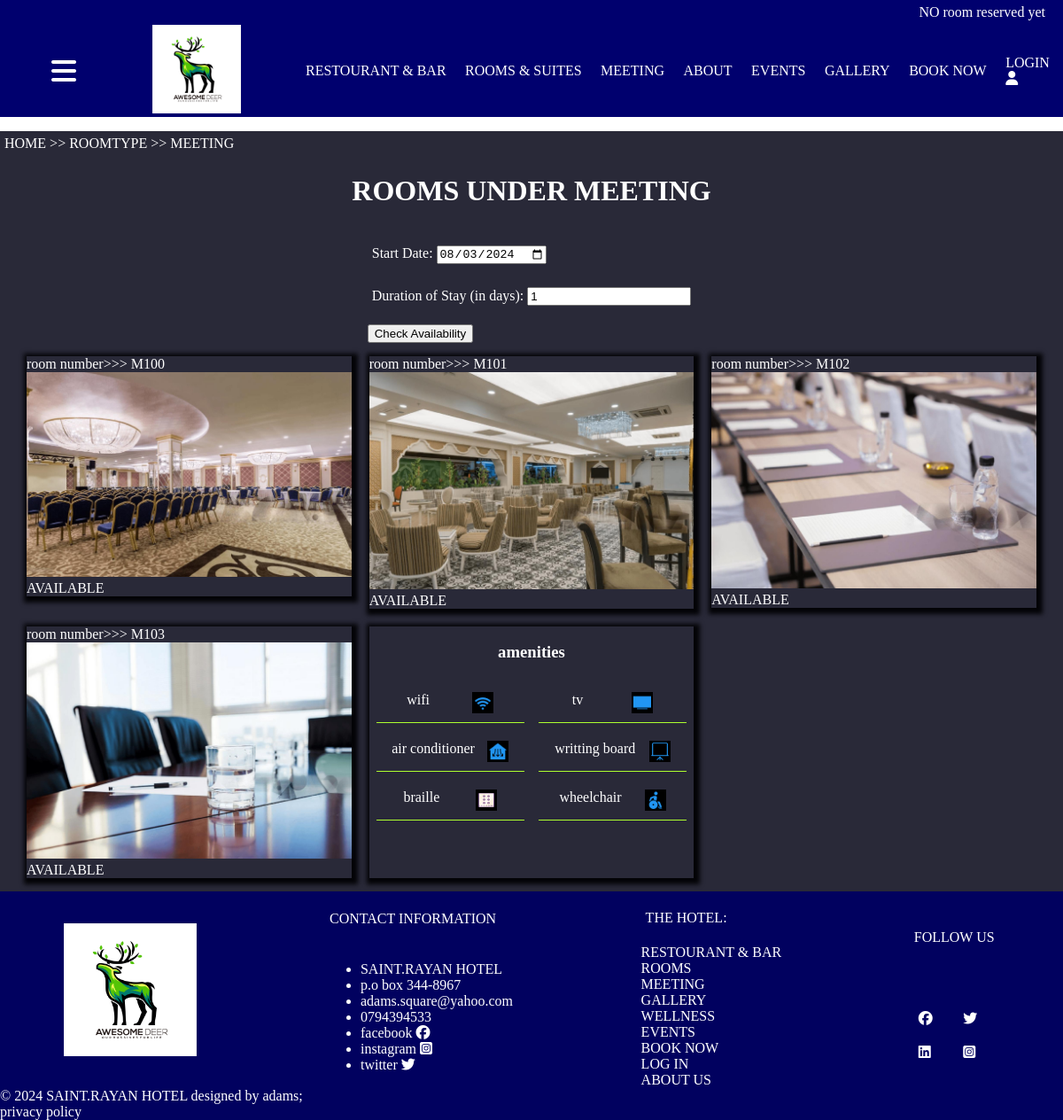
Page /meeting/ on the committed database.
### service/models.py (models this page shows, shortened)
class RoomType(models.Model):
    name = models.CharField(max_length=100)
    description = models.TextField()
    capacity = models.IntegerField()
    price = models.DecimalField(max_digits=10, decimal_places=2)
    amenities = models.ManyToManyField(Amenity)
    image = models.ImageField(upload_to="roomtype_images/", default=None)
    def get_absolute_url(self):
        return reverse("service:rooms", args=[self.id])

class Room(models.Model):
    number = models.CharField(max_length=10)
    room_type = models.ForeignKey(
        RoomType, on_delete=models.CASCADE
    )  # each room belongs to exactly ONE type
    hotel = models.ForeignKey(Hotel, on_delete=models.CASCADE)
    beds = models.IntegerField(default=None)
    image = models.ImageField(upload_to="room_images/", default=None)

class Amenity(models.Model):
    name = models.CharField(max_length=100)
    description = models.TextField(
        blank=True, null=True, default=None
    )  # Description of the amenity
    is_available = models.BooleanField(default=True)  # Whether the amenity is active
    icon = models.ImageField(
        upload_to="amenities/icons/", blank=True, null=True
    )  # Icon image for the amenity

class Hotel(models.Model):
    name = models.CharField(max_length=100)
    description = models.TextField()
    address = models.CharField(max_length=255)
    contact_email = models.EmailField()
    contact_phone = models.CharField(max_length=20)
    facebook = models.CharField(max_length=50)
    instagram = models.CharField(max_length=50)
    twitter = models.CharField(max_length=50)
    def __str__(self):
        return self.name

### service/views.py (the view, shortened to what this page needs)
# urls.py: path("meeting/", views.meeting, name="meeting"),
def meeting(request):
    meeting = Room.objects.filter(room_type__name="meeting")
    room_type = get_object_or_404(
        RoomType.objects.prefetch_related("amenities"), name="meeting"
    )
    today = timezone.now().date()
    hotel = get_object_or_404(Hotel)
    form = RoomAvailabilityForm(request.POST or None)
    start_date = form.initial.get("start_date", today)
    duration = form.initial.get("duration", 1)
    end_date = start_date + timedelta(days=duration - 1)
    room = Room.objects.filter(room_type__name="meeting")
    available_rooms = Room.objects.filter(
        Q(room_type__name="meeting")
        & (
            ~Q(
                availabilities__start_date__lte=end_date,
                availabilities__end_date__gte=start_date,
            )
            | ~Q(availabilities__isnull=False)
        )
    ).distinct()
    all_rooms = Room.objects.filter(room_type__name="meeting").annotate(
        is_available=Exists(available_rooms.filter(pk=OuterRef("pk")))
    )
    return render(
        request,
        "service/res/rooms.html",
        {
            "hotel": hotel,
            "amn": room_type,
            "name": "roomtype",
            "room": all_rooms,
            "today": today,
            "start_date": start_date,
            "duration": duration,
            "form": form,
        },
    )

### service/forms.py (shortened to what this page needs)
class RoomAvailabilityForm(forms.Form):
    today = timezone.now().date()
    start_date = forms.DateField(
        label="Start Date",
        widget=forms.DateInput(attrs={"type": "date", "placeholder": today}),
        initial=today,
    )
    duration = forms.IntegerField(
        label="Duration of Stay (in days)",
        initial=1,
        min_value=1,
        widget=forms.NumberInput(attrs={"placeholder": 1}),
    )

### cart/cart.py (called while the page is built)
    def __len__(self):
        count = 0
        for item in self.cart.values():
            count += 1
        return count

### cart/context_processors.py (called while the page is built)
def cart(request):
    return {'cart': Cart(request)}

### service/context_processors.py (called while the page is built)
def hotel_details(request):
    details = Hotel.objects.all()
    lenth = len(details)
    return {"details": details, "len": lenth}

### service/templates/service/res/rooms.html (shortened to what this page needs)
{% extends "service/base.html" %}
{% load static %}
{% block content %}
<p class="navi">
  <span><a href="{% url "service:home" %}">HOME</a></span> >>
  <span><a href="{% url 'service:'|add:name  %}">{{ name|upper }}</a></span> >>
  <span><a href="{{ amn.get_absolute_url }}">{{ amn.name|upper }}</a></span>
</p>
  <h1 class="room_title">ROOMS UNDER {{ amn.name|upper }}</h2>
<div class="bkk">
  <form method="post">
    {{ form.as_p }}
    <button type="submit">Check Availability</button>
</form>
</div>
<div class="room">
  {% for room in room %}
  <div class="out_room">
  <div class="room_no">
    room number>>> {{ room.number }}
  </div>
   {% if room.is_available %}
  <a href="{{ room.image.url }}"><div class="room_image">
   <img src="{{ room.image.url }}" alt="">
  </div></a>
  {% else %}
  <a href="{{ room.image.url }}"><div class="room_image not_ava">
   <img src="{{ room.image.url }}" alt="">
  </div></a>
  {% endif %}
  {% if room.is_available %}
  <div class="available">
   AVAILABLE
  </div>
  {% else %}
  <div class="available">
   <span class="nt_av">NOT AVAILABLE FOR BOOOKING</span>
   <span class="block"><i class="fa-solid fa-ban"></i></span>
  </div>
  {% endif %}
  </div>
  {% endfor %}
 <div class="amenities">
  <h3 class="amm_tit">amenities</h3>
<div class="amn_hldr">
{% for amn in amn.amenities.all %}
   <div class="am_obj">
  <div class="amn_name">{{ amn.name }}</div>
  <img src="{{ amn.icon.url }}" alt="{{ amn.name }} icon" style="width: 20px; height: 20px;background-color:black; padding:2px">
</div>
{% endfor %}
</div>
</div>
</div>
{% endblock content %}

### service/templates/service/base.html (shortened to what this page needs)
{% load static %}
<!DOCTYPE html>
<html lang="en">
<head>
    <link rel="stylesheet" type="text/css" href="{% static 'service/css/style.css' %}">
    <link rel="stylesheet" href="https://cdn.jsdelivr.net/npm/swiper@10/swiper-bundle.min.css" />
</head>
<body>
   <div class="header">
    <div class="menu_item floater_menu">
        <div>  {% with total_items=cart|length %}
        {% if total_items > 0 %}
         <span class="res_room"> rooms reserved:
          <a href="{% url "cart:cart_detail" %}">
            {{ total_items }} room{{ total_items|pluralize }},
            ${{ cart.get_total_price }}
          </a> </span>
        {% else %}
        <span class="res_room"> <a href="{% url "service:booking" %}"> NO room reserved yet</a></span>
        {% endif %}
      {% endwith %}</div>
    </div>
       <div class="menu">
<div class="rich_m">
    <div class="header-icon" onclick="toggleSidebar()">
        <i class="fa-solid fa-bars"></i>
    </div>
    <a href="{% url "service:home" %}"><div class="menu_item"><img src="{% static 'service/images/hotel_logo.jpg' %}" alt="logo" class="header_logo"></div></a>
</div>
<div class="nav_men">
        <div class="menu_item"><a href="{% url 'service:restaurant' %}">RESTOURANT & BAR</a></div>
        <div class="menu_item"><a href="{% url 'service:roomtype' %}">ROOMS & SUITES</a></div>
        <div class="menu_item"><a href="{% url 'service:meeting' %}">MEETING</a></div>
        <div class="menu_item"><a href="{% url "service:about" %}">ABOUT</a></div>
        <div class="menu_item"><a href="{% url 'service:event' %}">EVENTS</a></div>
        <div class="menu_item"><a href="{% url "service:gallery" %}">GALLERY</a></div>
        <div class="menu_item"><a href="{% url 'service:booking' %}">BOOK NOW</a></div>
        {% if request.user.is_authenticated %}
        <div class="menu_item"><a href="{% url "service:account" %}">my profile <br><i class="fa-solid fa-user"></i></a></div>
        {% else %}
        <div class="menu_item"><a href="{% url "login" %}">LOGIN<br><i class="fa-solid fa-user"></i></a></div>
        {% endif %}
       </div>
    </div>
   </div>
   <div class="content">{% block content %}{% endblock content %}</div>
   <div class="footer" id="c_ftr">
      <div class="footer_menu">
         <div class="footer_item imftr"><img src=" {% static 'service/images/hotel_logo.jpg' %}" alt="logo" class="footer_logo"></div>
         <div class="footer_item footer_contact_info">
            <p class="co_in">CONTACT INFORMATION</p>
            <ul>
                {% for hotel in details %}
                <li class="info">{{ hotel.name }}</li>
                <li class="info">{{ hotel.address }}</li>
                <li class="info">{{ hotel.contact_email }}</li>
                <li class="info">{{ hotel.contact_phone }}</li>
                <li class="info"><a href="https://{{ hotel.facebook }}" target="blank">facebook <span><i class="fa-brands fa-facebook"></i></span></a></li>
                <li class="info"><a href="https://{{ hotel.instagram }}" target="blank">instagram <span><i class="fa-brands fa-square-instagram"></i></span></a></li>
                <li class="info"><a href="https://{{ hotel.twitter }}" target="blank">twitter <span><i class="fa-brands fa-twitter"></i></span></a></li>
                {% endfor %}
            </ul>
         </div>
         <div class="footer_item footer_hotel_menu">
            <p class="footer_hotel_menu_title"><a href="{% url "service:home" %}">THE HOTEL:</a></p>
            <div class="footer_hotel_menu_item"><a href="{% url "service:restaurant" %}">RESTOURANT & BAR</a></div>
            <div class="footer_hotel_menu_item"><a href="{% url "service:roomtype" %}">ROOMS</a></div>
            <div class="footer_hotel_menu_item"><a href="{% url "service:meeting" %}">MEETING</a></div>
            <div class="footer_hotel_menu_item"><a href="{% url "service:gallery" %}">GALLERY</a></div>
            <div class="footer_hotel_menu_item"><a href="{% url "service:wellness" %}">WELLNESS</a></div>
            <div class="footer_hotel_menu_item"><a href="{% url "service:event" %}">EVENTS</a></div>
            <div class="footer_hotel_menu_item"><a href="{% url "service:booking" %}">BOOK NOW</a></div>
            {% if request.user.is_authenticated %}
                <div>
                    <form action="{% url "logout"%}" method="POST">
                      <input type="submit" value="LOGOUT">
                      {% csrf_token %}
                    </form>
                </div>
                {% else %}
                <div><a href="{% url "login" %}">LOG IN</a></div>
                {% endif %}
                <div class="footer_hotel_menu_item"><a href="{% url "service:about" %}">ABOUT US</a></div>
        </div>
          <div class="footer_item icftr">
            <p class="title">FOLLOW US</p>
            <div class="social_icons">
                <div class="icon"><a href=""><i class="fa-brands fa-facebook"></i></a></div>
                <div class="icon"><a href=""><i class="fa-brands fa-twitter"></i></a></div>
                <div class="icon"><a href=""><i class="fa-brands fa-linkedin"></i></a></div>
                <div class="icon"><a href=""><i class="fa-brands fa-square-instagram"></i></a></div>
            </div>
         </div>
      </div>
    <div class="last_info">
        <div class="last_menu">&copy 2024 {{ details.first }} designed by adams;</div>
        <div class="last_menu">privacy policy</div>
    </div>
   </div>
</body>
</html>

### service/static/service/css/style.css (style rules this page uses)
body> * { background-color: rgb(41, 41, 56); box-sizing: border-box; color: white; }
body { width: 100%; margin: 0; padding: 0; }
a { color: white; text-decoration: none; }
html, body { overflow-x: hidden; }
.header { background-color: rgb(0, 0, 110); }
.menu { display: flex; align-items: center; justify-content: space-around; }
.rich_m { display: flex; width: 25%; justify-content: space-around; }
.nav_men { display: flex; align-items: center; justify-content: space-between; width: 70%; }
.menu_item a { color: white; text-decoration: none; }
.header_logo { height: 100px; width: 100px; }
.footer_menu { display: flex; justify-content: space-around; }
.footer { width: 100%; background-color: rgb(1, 1, 95); }
.footer_item { display: grid; justify-content: center; align-items: center; }
.social_icons { display: grid; grid-template-columns: 1fr 1fr; }
.icon { margin: 10px; }
.footer_logo { height: 150px; width: 150px; }
.header-icon { cursor: pointer; display: flex; justify-content: center; align-items: center; font-size: 2em; }
.room { display: grid; grid-template-columns: repeat(3, 1fr); grid-auto-rows: minmax(100px, auto); gap: 20px; justify-content: center; align-content: center; padding: 15px 30px; }
.room_image img { width: 100%; }
.out_room { height: fit-content; box-shadow: 2px 2px 5px 5px rgb(4, 4, 7); }
.amenities { margin: 0 auto; box-shadow: 2px 2px 5px 5px rgb(4, 4, 7); }
.amm_tit { text-align: center; }
.am_obj { display: flex; justify-content: space-around; width: 40%; padding: 10px; margin: 5px auto; border-bottom: 1px solid greenyellow; }
.amn_hldr { display: flex; flex-wrap: wrap; }
.room_title { text-align: center; }
.bkk { display: grid; place-items: center; }
.floater_menu { display: flex; justify-content: right; padding: 5px 0; }
.floater_menu div { margin: 0 20px; }
.res_room> * { animation: move 2s cubic-bezier(0.075, 0.82, 0.165, 1) 1s 2 ; }
div { bordder: 2px red solid; }
p { padding:5px }

### rows in the picture
RoomType: name "MEETING"
Room: number "M100", image (picture), shows "AVAILABLE"
Room: number "M101", image (picture), shows "AVAILABLE"
Room: number "M102", image (picture), shows "AVAILABLE"
Room: number "M103", image (picture), shows "AVAILABLE"
Amenity: name "wifi", icon (picture)
Amenity: name "tv", icon (picture)
Amenity: name "air conditioner", icon (picture)
Amenity: name "writting board", icon (picture)
Amenity: name "braille", icon (picture)
Amenity: name "wheelchair", icon (picture)
Hotel: name "SAINT.RAYAN HOTEL", address "p.o box 344-8967", contact_email "adams.square@yahoo.com", contact_phone "0794394533", first "SAINT.RAYAN HOTEL"

### other values in the picture
{{ name|upper }} "ROOMTYPE"
